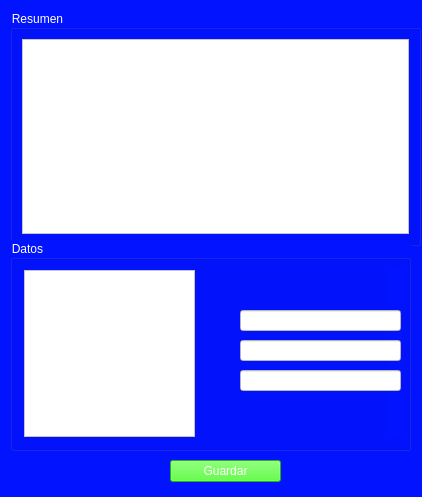
<?xml version="1.0" encoding="UTF-8"?>
<ui version="4.0">
 <class>Factura</class>
 <widget class="QWidget" name="Factura">
  <property name="geometry">
   <rect>
    <x>0</x>
    <y>0</y>
    <width>422</width>
    <height>497</height>
   </rect>
  </property>
  <property name="minimumSize">
   <size>
    <width>422</width>
    <height>497</height>
   </size>
  </property>
  <property name="maximumSize">
   <size>
    <width>422</width>
    <height>497</height>
   </size>
  </property>
  <property name="windowTitle">
   <string>Form</string>
  </property>
  <property name="styleSheet">
   <string notr="true">background-color: rgb(2, 19, 255);
color: rgb(255, 255, 255);</string>
  </property>
  <widget class="QGroupBox" name="groupBox">
   <property name="geometry">
    <rect>
     <x>10</x>
     <y>10</y>
     <width>411</width>
     <height>236</height>
    </rect>
   </property>
   <property name="title">
    <string>Resumen</string>
   </property>
   <layout class="QVBoxLayout" name="verticalLayout">
    <item>
     <widget class="QPlainTextEdit" name="outCompras">
      <property name="styleSheet">
       <string notr="true">background-color: rgb(255, 255, 255);
color: rgb(4, 4, 4);</string>
      </property>
     </widget>
    </item>
   </layout>
  </widget>
  <widget class="QGroupBox" name="groupBox_2">
   <property name="geometry">
    <rect>
     <x>10</x>
     <y>240</y>
     <width>401</width>
     <height>211</height>
    </rect>
   </property>
   <property name="title">
    <string>Datos</string>
   </property>
   <widget class="QPlainTextEdit" name="outInfo">
    <property name="geometry">
     <rect>
      <x>14</x>
      <y>30</y>
      <width>171</width>
      <height>167</height>
     </rect>
    </property>
    <property name="styleSheet">
     <string notr="true">background-color: rgb(255, 255, 255);
color: rgb(9, 9, 9);</string>
    </property>
   </widget>
   <widget class="QWidget" name="widget" native="true">
    <property name="geometry">
     <rect>
      <x>377</x>
      <y>30</y>
      <width>16</width>
      <height>167</height>
     </rect>
    </property>
   </widget>
   <widget class="QLineEdit" name="outSubtotal">
    <property name="geometry">
     <rect>
      <x>230</x>
      <y>70</y>
      <width>161</width>
      <height>21</height>
     </rect>
    </property>
    <property name="styleSheet">
     <string notr="true">color: rgb(7, 7, 7);
background-color: rgb(255, 255, 255);</string>
    </property>
   </widget>
   <widget class="QLineEdit" name="outIva">
    <property name="geometry">
     <rect>
      <x>230</x>
      <y>100</y>
      <width>161</width>
      <height>21</height>
     </rect>
    </property>
    <property name="styleSheet">
     <string notr="true">color: rgb(7, 7, 7);
background-color: rgb(255, 255, 255);</string>
    </property>
   </widget>
   <widget class="QLineEdit" name="outTotal">
    <property name="geometry">
     <rect>
      <x>230</x>
      <y>130</y>
      <width>161</width>
      <height>21</height>
     </rect>
    </property>
    <property name="styleSheet">
     <string notr="true">color: rgb(7, 7, 7);
background-color: rgb(255, 255, 255);</string>
    </property>
   </widget>
  </widget>
  <widget class="QPushButton" name="pushButton">
   <property name="geometry">
    <rect>
     <x>170</x>
     <y>460</y>
     <width>111</width>
     <height>22</height>
    </rect>
   </property>
   <property name="styleSheet">
    <string notr="true">background-color: rgb(45, 255, 8);
color: rgb(255, 255, 255);</string>
   </property>
   <property name="text">
    <string>Guardar</string>
   </property>
  </widget>
 </widget>
 <resources/>
 <connections/>
</ui>
